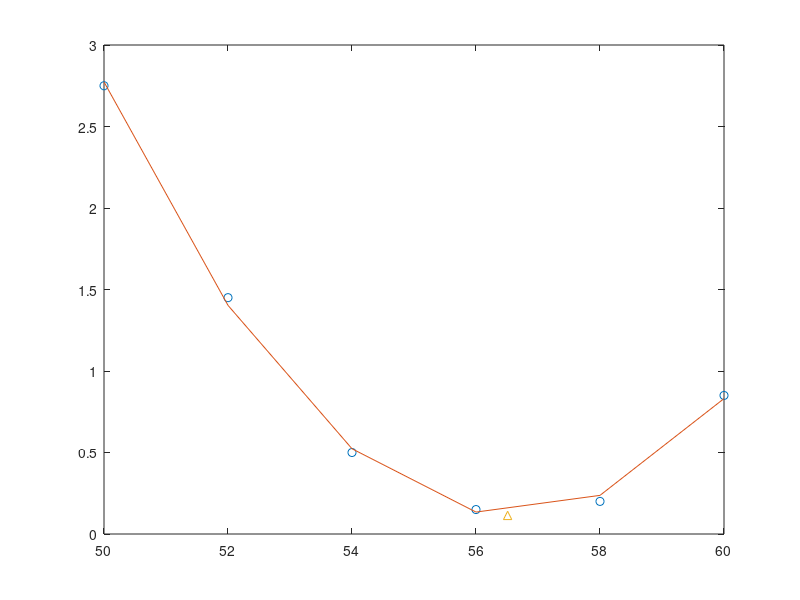

Source code (MATLAB): (Note: this script raises an error after producing the figure.)
% Prova2
% Questao 9
% Luiz Marcelo Pelizaro
x =[50;52;54;56;58;60]
y =[2.75;1.45;0.5;0.15;0.2;0.85]
X =56.51;
p =@(x)0.061384*x.^2-6.946518*x + 196.639286
plot(x,y,'o', x, p(x), X, p(X), '^')
axis([100 0 0.2 3])
grid on
title("Luiz Marcelo Pelizaro")
legend('Nodos', 'Polinimios','Angulos')
xlabel('x')
ylabel('y')
X=0